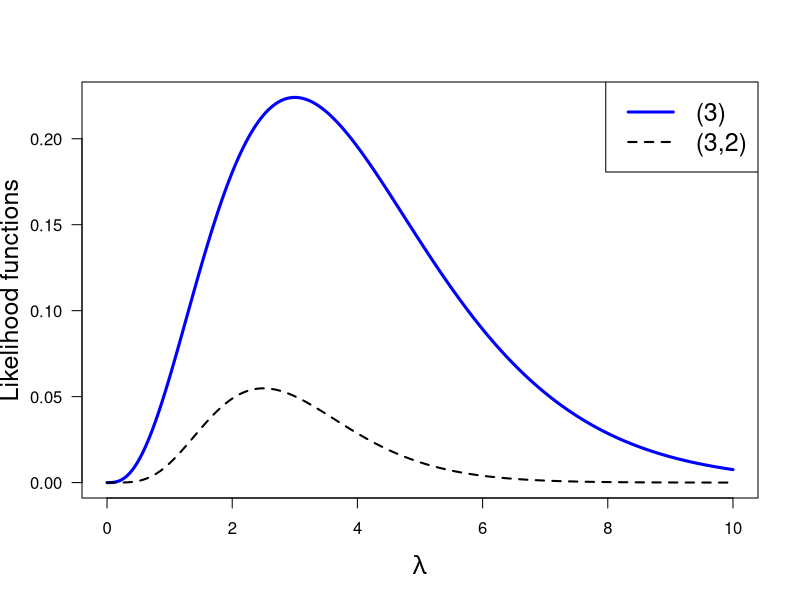

The R source for this figure:
print('file: LikelihoodFctPoisson.R')
# likelihood function for Poisson PD: n = 1 or 2
k1 = 3; k2 = 2   # integer values
LF1fct = function(lambda,k) {f = lambda^k*exp(-lambda)/factorial(k)}
out1=integrate(LF1fct,lower=0,upper=Inf,k=k1)
LF2fct = function(lambda,ka,kb) {
  f = lambda^(ka+kb)*exp(-2*lambda)/(factorial(ka)*factorial(kb))}
out2=integrate(LF2fct,lower=0,upper=Inf,ka=k1,kb=k2)
lambdaa = seq(0,10,0.01)
f1 = LF1fct(lambdaa,k1)
f2 = LF2fct(lambdaa,k1,k2)
# png('LFPoisson181205.png',width=16,height=16,units='cm',res=300)
plot(lambdaa,f1,type='l',lwd=3,col='blue',xlab=expression(lambda),
     ylab='Likelihood functions',las=1,cex=0.4,cex.lab=1.5)
lines(lambdaa,f2,lwd=2,col='black',lty=2)
legend('topright',legend=c('(3)','(3,2)'),col=c('blue','black'),lty=c(1,2),lwd=c(3,2),cex=1.5)
# dev.off()
